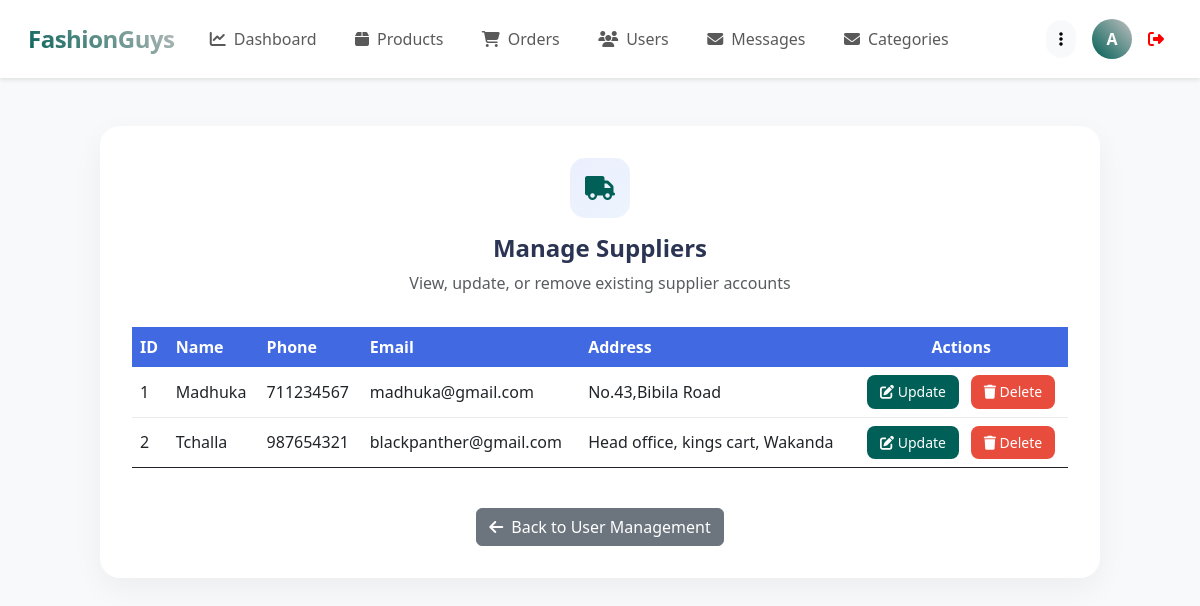
/admin/view_suppliers.php (signed in), run on the app's committed database.
### tables this page shows
CREATE TABLE `suppliers` (
  `supplier_id` int(10) NOT NULL,
  `name` varchar(18) NOT NULL,
  `phone` int(10) NOT NULL,
  `email` varchar(40) NOT NULL,
  `address` varchar(100) NOT NULL,
  `password` varchar(255) NOT NULL
);

### admin/view_suppliers.php (the view, shortened to what this page needs)
<?php
include '../components/connect.php';
$select_suppliers = $conn->prepare("SELECT supplier_id, name, phone, email, address FROM `suppliers`");
$select_suppliers->execute();
$suppliers = $select_suppliers->fetchAll(PDO::FETCH_ASSOC);
?>
<!DOCTYPE html>
<html lang="en">
<head>
    <link rel="stylesheet" href="https://cdnjs.cloudflare.com/ajax/libs/font-awesome/6.1.1/css/all.min.css">
    <link href="https://cdn.jsdelivr.net/npm/bootstrap@5.3.0/dist/css/bootstrap.min.css" rel="stylesheet">
</head>
<body>
<?php include '../components/admin_header_other.php'; ?>
<section class="view-suppliers mt-5">
    <div class="content-card">
        <div class="card-header">
            <div class="header-icon">
                <i class="fas fa-truck"></i> </div>
            <h2 class="header-title">Manage Suppliers</h2>
            <p class="text-muted">View, update, or remove existing supplier accounts</p>
        </div>
        <div class="table-responsive">
            <table class="table table-hover align-middle table-custom">
                <thead>
                    <tr>
                        <th>ID</th>
                        <th>Name</th>
                        <th>Phone</th>
                        <th>Email</th>
                        <th>Address</th>
                        <th class="text-center">Actions</th>
                    </tr>
                </thead>
                <tbody>
                    <?php if (count($suppliers) > 0): ?>
                        <?php foreach ($suppliers as $supplier): ?>
                            <tr>
                                <td><?= htmlspecialchars($supplier['supplier_id']); ?></td>
                                <td><?= htmlspecialchars($supplier['name']); ?></td>
                                <td><?= htmlspecialchars($supplier['phone']); ?></td>
                                <td><?= htmlspecialchars($supplier['email']); ?></td>
                                <td><?= htmlspecialchars($supplier['address']); ?></td>
                                <td class="text-center">
                                    <a href="update_supplier.php?id=<?= $supplier['supplier_id']; ?>" class="btn btn-action btn-edit me-2">
                                        <i class="fas fa-edit"></i> Update
                                    </a>
                                    <form action="" method="post" style="display:inline-block;" onsubmit="return confirm('Are you sure you want to delete this supplier?');">
                                        <button type="submit" name="delete_supplier" class="btn btn-action btn-delete">
                                            <i class="fas fa-trash"></i> Delete
                                        </button>
                                    </form>
                                </td>
                            </tr>
                        <?php endforeach; ?>
                    <?php else: ?>
                        <tr>
                            <td colspan="6" class="text-center py-4">No suppliers found.</td>
                        </tr>
                    <?php endif; ?>
                </tbody>
            </table>
        </div>
        <div class="text-center mt-4">
            <a href="../admin/user_management.php" class="btn btn-secondary">
                <i class="fas fa-arrow-left me-2"></i>Back to User Management
            </a>
        </div>
    </div>
</section>
</body>
</html>

### components/admin_header_other.php (shortened to what this page needs)
<nav class="navbar navbar-expand-lg modern-navbar sticky-top">
    <div class="container-fluid">
        <a class="navbar-brand" href="../admin/dashboard.php">
            FashionGuys
        </a>
        <div class="collapse navbar-collapse" id="navbarContent">
            <ul class="navbar-nav me-auto mb-2 mb-lg-0">
                <li class="nav-item">
                    <a class="nav-link <?= basename($_SERVER['PHP_SELF']) == 'dashboard.php' ? 'active' : ''; ?>"
                       href="../admin/dashboard.php">
                        <i class="fas fa-chart-line me-2"></i>Dashboard
                    </a>
                </li>
                <li class="nav-item">
                    <a class="nav-link <?= basename($_SERVER['PHP_SELF']) == 'products.php' ? 'active' : ''; ?>"
                       href="../admin/products.php">
                        <i class="fas fa-box me-2"></i>Products
                    </a>
                </li>
                <li class="nav-item">
                    <a class="nav-link <?= basename($_SERVER['PHP_SELF']) == 'orders.php' ? 'active' : ''; ?>"
                       href="../admin/orders.php">
                        <i class="fas fa-shopping-cart me-2"></i>Orders
                    </a>
                </li>
                <li class="nav-item">
                    <a class="nav-link <?= basename($_SERVER['PHP_SELF']) == 'users.php' ? 'active' : ''; ?>"
                       href="../admin/users.php">
                        <i class="fas fa-users me-2"></i>Users
                    </a>
                </li>
                <li class="nav-item">
                    <a class="nav-link <?= basename($_SERVER['PHP_SELF']) == 'messages.php' ? 'active' : ''; ?>"
                       href="../admin/messages.php">
                        <i class="fas fa-envelope me-2"></i>Messages
                    </a>
                </li>
                <li class="nav-item">
                    <a class="nav-link <?= basename($_SERVER['PHP_SELF']) == 'categories.php' ? 'active' : ''; ?>"
                       href="../admin/categories.php">
                        <i class="fas fa-envelope me-2"></i>Categories
                    </a>
                </li>
            </ul>
            <?php
                $select_profile = $conn->prepare("SELECT * FROM `admins` WHERE id = ?");
                $select_profile->execute([$admin_id]);
                $fetch_profile = $select_profile->fetch(PDO::FETCH_ASSOC);
            ?>
            <div class="profile-section">
                <div class="dropdown">
                    <button class="btn btn-light rounded-pill" data-bs-toggle="dropdown">
                        <i class="fas fa-ellipsis-v"></i>
                    </button>
                </div>
                <div class="dropdown">
                    <div class="profile-image" role="button" data-bs-toggle="dropdown">
                        <?= strtoupper(substr($fetch_profile['name'], 0, 1)); ?>
                    </div>
                </div>
                <a href="../components/admin_logout.php"
                   class=""
                   style="text-decoration: none; color: red;"
                   onclick="return confirm('Are you sure you want to logout?');">
                    <i class="fas fa-sign-out-alt me-2"></i>
                </a>
            </div>
        </div>
    </div>
</nav>

### admin/view_suppliers.php (style rules this page uses)
:root { --primary-color: #005F56; --secondary-color: #3f37c9; --accent-color: #C0C0C0; --success-color: #2ecc71; --danger-color: #e74c3c; --warning-color: #f39c12; }
body { background-color: #f8f9fa; }
.content-card { background: white; border-radius: 20px; padding: 2rem; box-shadow: 0 10px 30px rgba(0, 0, 0, 0.05); margin: 2rem auto; max-width: 1000px; }
.card-header { text-align: center; margin-bottom: 2rem; }
.header-icon { width: 60px; height: 60px; border-radius: 15px; background: linear-gradient(135deg, rgba(67, 97, 238, 0.1), rgba(72, 149, 239, 0.1)); color: var(--primary-color); display: flex; align-items: center; justify-content: center; font-size: 1.5rem; margin: 0 auto 1rem; }
.header-title { font-size: 1.5rem; font-weight: 700; color: #2b3452; margin-bottom: 0.5rem; }
.table-responsive { margin-top: 1.5rem; }
.table-custom thead th { background-color: var(--secondary-color); color: white; border-bottom: none; }
.table-custom tbody tr { border-bottom: 1px solid #e9ecef; }
.table-custom tbody tr:last-child { border-bottom: none; }
.btn-action { padding: 0.4rem 0.8rem; font-size: 0.875rem; border-radius: 8px; transition: all 0.2s ease; }
.btn-edit { background-color: var(--primary-color); color: white; border: none; }
.btn-delete { background-color: var(--danger-color); color: white; border: none; }

### components/admin_header_other.php (style rules this page uses)
:root { --primary-color: #005F56; --secondary-color: #4169E1; --accent-color: #C0C0C0; }
.modern-navbar { background: white; padding: 1rem; box-shadow: 0 2px 15px rgba(0,0,0,0.05); }
.navbar-brand { font-size: 1.5rem; font-weight: 700; background: linear-gradient(45deg, var(--primary-color), var(--accent-color)); -webkit-background-clip: text; -webkit-text-fill-color: transparent; letter-spacing: -0.5px; }
.nav-link { position: relative; padding: 0.5rem 1rem !important; margin: 0 0.2rem; border-radius: 8px; transition: all 0.3s ease; }
.profile-section { display: flex; align-items: center; gap: 1rem; }
.profile-image { width: 40px; height: 40px; border-radius: 10px; background: linear-gradient(45deg, var(--primary-color), var(--accent-color)); display: flex; align-items: center; justify-content: center; color: white; font-weight: 600; }
.modern-navbar { background-color: #fff; box-shadow: 0 2px 4px rgba(0,0,0,0.1); }
.profile-image { width: 40px; height: 40px; background-color: #0d6efd; color: white; border-radius: 50%; display: flex; align-items: center; justify-content: center; font-weight: bold; cursor: pointer; }
.nav-link { padding: 0.5rem 1rem; border-radius: 0.5rem; transition: all 0.3s; }

### data on the page
suppliers: supplier_id "1", name "Madhuka", phone "711234567", email "madhuka@gmail.com", address "No.43,Bibila Road"
suppliers: supplier_id "2", name "Tchalla", phone "987654321", email "blackpanther@gmail.com", address "Head office, kings cart, Wakanda"

### other printed values
substr($fetch_profile['name'], 0, 1) "A"
